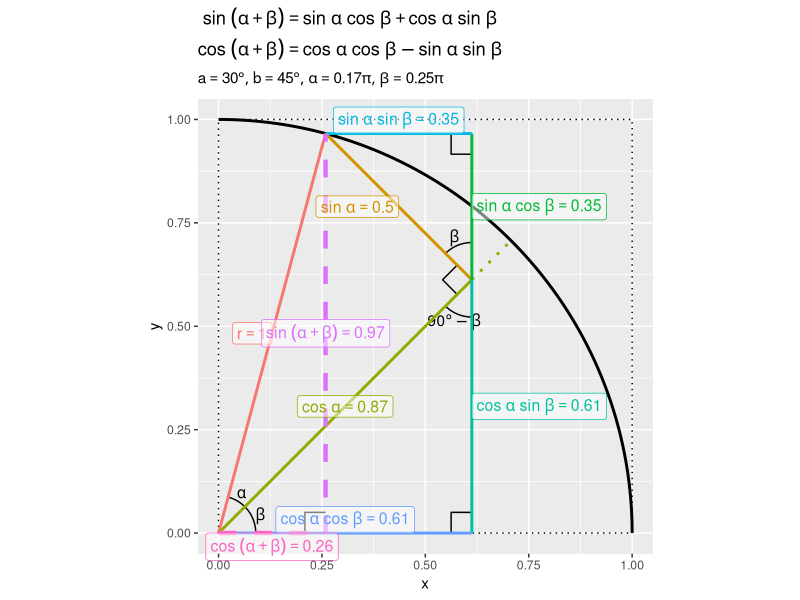

Recreate this plot in R.
## ---- chunk 1
knitr::opts_chunk$set(
  echo = TRUE, 
  message = FALSE, error = FALSE, warning = FALSE # メッセージを非表示
)
## ---- chunk 2
### 資料作成用:(チェック用)

# 利用パッケージ
library(ggplot2)
## ---- chunk 3
# 角度を指定
a <- 30
b <- 45

# ラジアンに変換
alpha <- a / 180 * pi
beta  <- b / 180 * pi
alpha; beta
## ---- chunk 4
# 単位円(の4分の1)の描画用
sector_df <- tibble::tibble(
  c = seq(from = 0, to = 90, by = 1), 
  theta = c / 180 * pi, 
  x = cos(theta), 
  y = sin(theta)
)
sector_df
## ---- chunk 5
# 単位正方形の描画用
square_df <- tibble::tibble(
  x = c(0, 0, 1, 1, 0), 
  y = c(0, 1, 1, 0, 0)
)
square_df
## ---- chunk 6
# 因子レベルを指定
fnc_level <- c(
  "r", "sin(a)", "cos(a)", 
  "sin(a) cos(b)", "cos(a) sin(b)", 
  "sin(a) sin(b)", "cos(a) cos(b)", 
  "sin(a+b)", "cos(a+b)"
)

# 辺の描画用
segment_df <- tibble::tribble(
  ~fnc,            ~type,    ~x_from,              ~y_from,              ~x_to,                ~y_to, 
  "r",             "main",   0,                    0,                    cos(alpha+beta),      sin(alpha+beta), 
  "sin(a)",        "main",   cos(alpha)*cos(beta), cos(alpha)*sin(beta), cos(alpha+beta),      sin(alpha+beta), 
  "cos(a)",        "main",   0,                    0,                    cos(alpha)*cos(beta), cos(alpha)*sin(beta), 
  "cos(a)",        "sub",    cos(alpha)*cos(beta), cos(alpha)*sin(beta), cos(beta),            sin(beta), 
  "sin(a) cos(b)", "main",   cos(alpha)*cos(beta), cos(alpha)*sin(beta), cos(alpha)*cos(beta), sin(alpha+beta), 
  "cos(a) sin(b)", "main",   cos(alpha)*cos(beta), 0,                    cos(alpha)*cos(beta), cos(alpha)*sin(beta), 
  "sin(a) sin(b)", "main",   cos(alpha+beta),      sin(alpha+beta),      cos(alpha)*cos(beta), sin(alpha+beta), 
  "cos(a) cos(b)", "main",   0,                    0,                    cos(alpha)*cos(beta), 0, 
  "sin(a+b)",      "target", cos(alpha+beta),      0,                    cos(alpha+beta),      sin(alpha+beta), 
  "cos(a+b)",      "target", 0,                    0,                    cos(alpha+beta),      0
) |> # 座標を格納
  dplyr::mutate(
    fnc = factor(fnc, levels = fnc_level) # 因子レベルを設定
  ) |> 
  dplyr::arrange(fnc) # 並びを統一
segment_df
## ---- chunk 7
# 関数名ラベルの描画用
segment_label_df <- segment_df |> 
  dplyr::filter(type %in% c("main", "target")) |> # 補助線を除去
  dplyr::group_by(fnc) |> # 中点の計算用
  dplyr::mutate(
    # 線分の中点に配置
    x = median(c(x_from, x_to)), 
    y = median(c(y_from, y_to))
  ) |> 
  dplyr::ungroup() |> 
  dplyr::select(fnc, x, y) |> 
  tibble::add_column(
    # ラベルが重ならないように調整
    h = c(1.0, 1.0, 0.5, 0.0, 0.0, 0.5, 0.5, 0.5, 0.5), 
    v = c(0.5, 0.5, 0.5, 0.5, 0.5, 0.0, 0.0, 0.5, 1.0), 
    # ラベルを作成
    fnc_label = c(
      "r==1", 
      paste0("sin~alpha==", round(sin(alpha), digits = 2)), 
      paste0("cos~alpha==", round(cos(alpha), digits = 2)), 
      paste0("sin~alpha ~ cos~beta==", round(sin(alpha)*cos(beta), digits = 2)), 
      paste0("cos~alpha ~ sin~beta==", round(cos(alpha)*sin(beta), digits = 2)), 
      paste0("sin~alpha ~ sin~beta==", round(sin(alpha)*sin(beta), digits = 2)), 
      paste0("cos~alpha ~ cos~beta==", round(cos(alpha)*cos(beta), digits = 2)), 
      paste0("sin~(alpha+beta)==", round(sin(alpha+beta), digits = 2)), 
      paste0("cos~(alpha+beta)==", round(cos(alpha+beta), digits = 2))
    )
  )
segment_label_df
## ---- chunk 8
# 直角マークの描画用
d <- 0.05
right_angle_df <- tibble::tibble(
  x = c(
    cos(alpha+beta), cos(alpha+beta)-d, cos(alpha+beta)-d, 
    cos(alpha)*cos(beta), cos(alpha)*cos(beta)-d, cos(alpha)*cos(beta)-d, 
    cos(alpha)*cos(beta)-d, cos(alpha)*cos(beta)-d, cos(alpha)*cos(beta), 
    cos(alpha)*cos(beta) + c(cos(beta+0.5*pi)*d, cos(beta+0.5*pi)*d+cos(beta+pi)*d, cos(beta+pi)*d)
  ), 
  y = c(
    d, d, 0, 
    d, d, 0, 
    sin(alpha+beta), sin(alpha+beta)-d, sin(alpha+beta)-d, 
    cos(alpha)*sin(beta) + c(sin(beta+0.5*pi)*d, sin(beta+0.5*pi)*d+sin(beta+pi)*d, sin(beta+pi)*d)
  ), 
  group = rep(1:4, each = 3) # 角ラベル
)
right_angle_df
## ---- chunk 9
# 角度マーク(扇形)の描画用
d <- 0.09
angle_df <- tibble::tibble(
  # 原点を中心としたときの角度
  c = c(
    seq(from = 0, to = b, by = 1), 
    seq(from = b, to = a+b, by = 1), 
    seq(from = 90, to = 90+b, by = 1), 
    seq(from = 180+b, to = 270, by = 1)
  ), # 角度
  theta = c / 180 * pi, # ラジアン
  group = c(
    rep("b1", times = length(seq(from = 0, to = b, by = 1))), 
    rep("a", times = length(seq(from = b, to = a+b, by = 1))), 
    rep("b2", times = length(seq(from = 90, to = 90+b, by = 1))), 
    rep("90-b", times = length(seq(from = 180+b, to = 270, by = 1)))
  ) |> # 角ラベル
    factor(levels = c("b1", "a", "b2", "90-b")), # 因子レベルを設定
  # 原点を中心としたときの座標
  x = cos(theta) * d, 
  y = sin(theta) * d
) |> 
  dplyr::mutate(
    # 角ごとに配置
    x = x + c(
      rep(0, times = length(seq(from = 0, to = b, by = 1))), 
      rep(0, times = length(seq(from = b, to = a+b, by = 1))), 
      rep(cos(alpha)*cos(beta), times = length(seq(from = 90, to = 90+b, by = 1))), 
      rep(cos(alpha)*cos(beta), times = length(seq(from = 180+b, to = 270, by = 1)))
    ), 
    y = y + c(
      rep(0, times = length(seq(from = 0, to = b, by = 1))), 
      rep(0, times = length(seq(from = b, to = a+b, by = 1))), 
      rep(cos(alpha)*sin(beta), times = length(seq(from = 90, to = 90+b, by = 1))), 
      rep(cos(alpha)*sin(beta), times = length(seq(from = 180+b, to = 270, by = 1)))
    )
  )
angle_df
## ---- chunk 10
# 角度ラベルの描画用
d <- 0.11
angle_label_df <- angle_df |> 
  dplyr::group_by(group) |> # 中点の計算用
  dplyr::summarise(
    # 角度の中点に配置
    c = median(c), .groups = "drop"
  ) |> 
  dplyr::mutate(
    # 原点を中心としたときの角度
    theta = c / 180 * pi, 
    label = c("beta", "alpha", "beta", "90*degree-beta"), # 角ラベル
    # 原点を中心としたときの座標
    x = cos(theta) * d, 
    y = sin(theta) * d, 
    # 角ごとに配置
    x = x + c(0, 0, cos(alpha)*cos(beta), cos(alpha)*cos(beta)), 
    y = y + c(0, 0, cos(alpha)*sin(beta), cos(alpha)*sin(beta))
  )
angle_label_df
## ---- chunk 11
# タイトル用のラベルを作成
title_label <- paste0(
  "atop(", 
  "sin~(alpha+beta) == sin~alpha ~ cos~beta + cos~alpha ~ sin~beta", 
  ", cos~(alpha+beta) == cos~alpha ~ cos~beta - sin~alpha ~ sin~beta", 
  ")"
)
ver_label <- paste0(
  "list(", 
  "a==", a, "*degree", ", b==", b, "*degree", 
  ", alpha==", round(a/180, 2), "*pi, beta==", round(b/180, 2), "*pi", 
  ")"
)

# 加法定理の可視化
ggplot() + 
  geom_path(data = sector_df, 
            mapping = aes(x = x, y = y), 
            size = 1) + # 単位円
  geom_path(data = square_df, 
            mapping = aes(x = x, y = y), 
            linetype = "dotted") + # 単位正方形
  geom_path(data = right_angle_df, 
            mapping = aes(x = x, y = y, group = group)) + # 直角マーク
  geom_path(data = angle_df, 
            mapping = aes(x = x, y = y, group = group)) + # 角度マーク
  geom_text(data = angle_label_df, 
            mapping = aes(x = x, y = y, label = label), parse = TRUE) + # 角度ラベル
  geom_segment(data = segment_df, 
               mapping = aes(x = x_from, y = y_from, xend = x_to, yend = y_to, 
                             color = fnc, size = type, linetype = type)) + # 関数の線分
  geom_label(data = segment_label_df, 
             mapping = aes(x = x, y = y, label = fnc_label, color = fnc, hjust = h, vjust = v), 
             parse = TRUE, alpha = 0.5, size = 4) + # 関数ラベル
  scale_size_manual(breaks = c("main", "sub", "target"), 
                    values = c(1, 1, 1.5)) + #  目的の線を強調
  scale_linetype_manual(breaks = c("main", "sub", "target"), 
                        values = c("solid", "dotted", "dashed")) + #  目的の線を強調
  theme(legend.position = "none") + # 凡例を非表示
  coord_fixed(ratio = 1, clip = "off") + # アスペクト比
  labs(title = parse(text = title_label), 
       subtitle = parse(text = ver_label), 
       x = "x", y = "y")
## ---- chunk 12
# フレーム数を指定
frame_num <- 61

# 角度として利用する値を指定:(a,αを変化させる場合)
a_vals <- seq(from = 0, to = 60, length.out = frame_num)
b_vals <- rep(30, times = frame_num)

# 角度として利用する値を指定:(b,βを変化させる場合)
#a_vals <- rep(30, times = frame_num)
#b_vals <- seq(from = 0, to = 60, length.out = frame_num)

# ラジアンに変換
alpha_vals <- a_vals / 180 * pi
beta_vals  <- b_vals / 180 * pi
head(a_vals); head(b_vals); head(alpha_vals); head(beta_vals)
## ---- chunk 13
# 辺の描画用
anim_segment_df <- tidyr::expand_grid(
  tibble::tibble(
    frame_i = 1:frame_num, # フレーム番号
    alpha = alpha_vals, 
    beta = beta_vals
  ), 
  tibble::tibble(
    fnc = c(
      "r", "sin(a)", "cos(a)", "cos(a)", 
      "sin(a) cos(b)", "sin(a) cos(b)", "cos(a) sin(b)", "cos(a) sin(b)", 
      "sin(a) sin(b)", "cos(a) cos(b)", 
      "sin(a+b)", "cos(a+b)"
    ) |> 
        factor(levels = fnc_level), # 因子レベルを設定
    type = c(
      "main", "main", "main", "sub", 
      "main", "sub", "main", "sub", 
      "main", "main", 
      "target", "target"
    )
  )
) |> # フレームごとに受け皿(行)を複製
  dplyr::group_by(frame_i) |> 
  dplyr::mutate(
    # 座標を計算
    x_from = c(
      0, cos(unique(alpha))*cos(unique(beta)), 0, cos(unique(alpha))*cos(unique(beta)), 
      cos(unique(alpha))*cos(unique(beta)), cos(unique(alpha))*cos(unique(beta)), cos(unique(alpha))*cos(unique(beta)), cos(unique(alpha))*cos(unique(beta)), 
      cos(unique(alpha)+unique(beta)), 0, 
      cos(unique(alpha)+unique(beta)), 0
    ), 
    y_from = c(
      0, cos(unique(alpha))*sin(unique(beta)), 0, cos(unique(alpha))*sin(unique(beta)), 
      cos(unique(alpha))*sin(unique(beta)), sin(unique(alpha)+unique(beta)), 0, 0, 
      sin(unique(alpha)+unique(beta)), 0, 
      0, 0
    ), 
    x_to = c(
      cos(unique(alpha)+unique(beta)), cos(unique(alpha)+unique(beta)), cos(unique(alpha))*cos(unique(beta)), cos(unique(beta)), 
      cos(unique(alpha))*cos(unique(beta)), cos(unique(alpha))*cos(unique(beta)), cos(unique(alpha))*cos(unique(beta)), cos(unique(alpha))*cos(unique(beta)), 
      cos(unique(alpha))*cos(unique(beta)), cos(unique(alpha))*cos(unique(beta)), 
      cos(unique(alpha)+unique(beta)), cos(unique(alpha)+unique(beta))
    ), 
    y_to = c(
      sin(unique(alpha)+unique(beta)), sin(unique(alpha)+unique(beta)), cos(unique(alpha))*sin(unique(beta)), sin(unique(beta)), 
      sin(unique(alpha)+unique(beta)), 1.1, cos(unique(alpha))*sin(unique(beta)), -0.1, 
      sin(unique(alpha)+unique(beta)), 0, 
      sin(unique(alpha)+unique(beta)), 0
    ), 
    # 変数ラベルを作成
    frame_label = paste0(
      "a=", a_vals[unique(frame_i)], "°, b=", b_vals[unique(frame_i)], "°", 
      ", α=", round(a_vals[unique(frame_i)]/180, 2), "π, β=", round(b_vals[unique(frame_i)]/180, 2), "π"
    ) |> 
      factor(
        levels = paste0(
          "a=", a_vals, "°, b=", b_vals, "°", 
          ", α=", round(a_vals/180, 2), "π, β=", round(b_vals/180, 2), "π"
        )
      ) # フレーム順序を設定
  ) |> 
  dplyr::ungroup() |> 
  dplyr::arrange(frame_i, fnc) # 並びを統一
anim_segment_df
## ---- chunk 14
# 関数名ラベルの描画用
anim_segment_label_df <- anim_segment_df |> 
  dplyr::filter(type %in% c("main", "target")) |> # 補助線を除去
  dplyr::group_by(frame_i, fnc) |> # 中点の計算用
  dplyr::mutate(
    # 線分の中点に配置
    x = median(c(x_from, x_to)), 
    y = median(c(y_from, y_to))
  ) |> 
  dplyr::select(frame_i, frame_label, fnc, alpha, beta, x, y) |> 
  dplyr::group_by(frame_i) |> 
  dplyr::mutate(
    # ラベルが重ならないように調整
    h = c(1.0, 1.0, 0.5, 0.0, 0.0, 0.5, 0.5, 0.5, 0.5), 
    v = c(0.5, 0.5, 0.5, 0.5, 0.5, 0.0, 0.0, 0.5, 1.0), 
    # ラベルを作成
    fnc_label = c(
      "r==1", 
      paste0("sin~alpha==", round(sin(unique(alpha)), digits = 2)), 
      paste0("cos~alpha==", round(cos(unique(alpha)), digits = 2)), 
      paste0("sin~alpha ~ cos~beta==", round(sin(unique(alpha))*cos(unique(beta)), digits = 2)), 
      paste0("cos~alpha ~ sin~beta==", round(cos(unique(alpha))*sin(unique(beta)), digits = 2)), 
      paste0("sin~alpha ~ sin~beta==", round(sin(unique(alpha))*sin(unique(beta)), digits = 2)), 
      paste0("cos~alpha ~ cos~beta==", round(cos(unique(alpha))*cos(unique(beta)), digits = 2)), 
      paste0("sin~(alpha+beta)==", round(sin(unique(alpha)+unique(beta)), digits = 2)), 
      paste0("cos~(alpha+beta)==", round(cos(unique(alpha)+unique(beta)), digits = 2))
    )
  ) |> 
  dplyr::ungroup() |> 
  dplyr::arrange(frame_i, fnc) # 並びを統一
anim_segment_label_df
## ---- chunk 15
# 直角マークの描画用
d <- 0.05
anim_right_angle_df <- tidyr::expand_grid(
  tibble::tibble(
    frame_i = 1:frame_num, # フレーム番号
    alpha = alpha_vals, 
    beta = beta_vals
  ), 
  group = rep(1:4, each = 3) # 角ラベル
) |> 
  dplyr::group_by(frame_i) |> # 値の作成用
  dplyr::mutate(
    x = c(
      cos(unique(alpha)+unique(beta)), cos(unique(alpha)+unique(beta))-d, cos(unique(alpha)+unique(beta))-d, 
      cos(unique(alpha))*cos(unique(beta)), cos(unique(alpha))*cos(unique(beta))-d, cos(unique(alpha))*cos(unique(beta))-d, 
      cos(unique(alpha))*cos(unique(beta))-d, cos(unique(alpha))*cos(unique(beta))-d, cos(unique(alpha))*cos(unique(beta)), 
      cos(unique(alpha))*cos(unique(beta)) + c(cos(unique(beta)+0.5*pi)*d, cos(unique(beta)+0.5*pi)*d+cos(unique(beta)+pi)*d, cos(unique(beta)+pi)*d)
    ), 
    y = c(
      d, d, 0, 
      d, d, 0, 
      sin(unique(alpha)+unique(beta)), sin(unique(alpha)+unique(beta))-d, sin(unique(alpha)+unique(beta))-d, 
      cos(unique(alpha))*sin(unique(beta)) + c(sin(unique(beta)+0.5*pi)*d, sin(unique(beta)+0.5*pi)*d+sin(unique(beta)+pi)*d, sin(unique(beta)+pi)*d)
    ), 
    # 変数ラベルを作成
    frame_label = paste0(
      "a=", a_vals[unique(frame_i)], "°, b=", b_vals[unique(frame_i)], "°", 
      ", α=", round(a_vals[unique(frame_i)]/180, 2), "π, β=", round(b_vals[unique(frame_i)]/180, 2), "π"
    ) |> 
      factor(
        levels = paste0(
          "a=", a_vals, "°, b=", b_vals, "°", 
          ", α=", round(a_vals/180, 2), "π, β=", round(b_vals/180, 2), "π"
        )
      ) # フレーム順序を設定
  ) |> 
  dplyr::ungroup()
anim_right_angle_df
## ---- chunk 16
# 角度マーク(扇形)の描画用
d <- 0.09
anim_angle_df <- tibble::tibble(
  frame_i = 1:frame_num, # フレーム番号
  a = a_vals, 
  b = b_vals, 
  alpha = alpha_vals, 
  beta = beta_vals
) |> 
  dplyr::group_by(frame_i, a, b, alpha, beta) |> # 値の作成用
  dplyr::summarise(
    # 原点を中心としたときの角度
    c = c(
      seq(from = 0, to = b, by = 1), 
      seq(from = b, to = a+b, by = 1), 
      seq(from = 90, to = 90+b, by = 1), 
      seq(from = 180+b, to = 270, by = 1)
    ), 
    .groups = "drop"
  ) |> 
  dplyr::group_by(frame_i) |> 
  dplyr::mutate(
    # 原点を中心としたときの角度
    theta = c / 180 * pi, 
    group = c(
      rep("b1", times = length(seq(from = 0, to = unique(b), by = 1))), 
      rep("a", times = length(seq(from = unique(b), to = unique(a)+unique(b), by = 1))), 
      rep("b2", times = length(seq(from = 90, to = 90+unique(b), by = 1))), 
      rep("90-b", times = length(seq(from = 180+unique(b), to = 270, by = 1)))
    ) |> # 角ラベル
      factor(levels = c("b1", "a", "b2", "90-b")), # 因子レベルを設定
    # 原点を中心としたときの座標
    x = cos(theta) * d, 
    y = sin(theta) * d, 
    # 角ごとに配置
    x = x + c(
      rep(0, times = length(seq(from = 0, to = unique(b), by = 1))), 
      rep(0, times = length(seq(from = unique(b), to = unique(a)+unique(b), by = 1))), 
      rep(cos(unique(alpha))*cos(unique(beta)), times = length(seq(from = 90, to = 90+unique(b), by = 1))), 
      rep(cos(unique(alpha))*cos(unique(beta)), times = length(seq(from = 180+unique(b), to = 270, by = 1)))
    ), 
    y = y + c(
      rep(0, times = length(seq(from = 0, to = unique(b), by = 1))), 
      rep(0, times = length(seq(from = unique(b), to = unique(a)+unique(b), by = 1))), 
      rep(cos(unique(alpha))*sin(unique(beta)), times = length(seq(from = 90, to = 90+unique(b), by = 1))), 
      rep(cos(unique(alpha))*sin(unique(beta)), times = length(seq(from = 180+unique(b), to = 270, by = 1)))
    ), 
    # 変数ラベルを作成
    frame_label = paste0(
      "a=", unique(a), "°, b=", unique(b), "°", 
      ", α=", round(a_vals[unique(frame_i)]/180, 2), "π, β=", round(b_vals[unique(frame_i)]/180, 2), "π"
    ) |> 
      factor(
        levels = paste0(
          "a=", a_vals, "°, b=", b_vals, "°", 
          ", α=", round(a_vals/180, 2), "π, β=", round(b_vals/180, 2), "π"
        )
      ) # フレーム順序を設定
  ) |> 
  dplyr::ungroup() |> 
  dplyr::arrange(frame_i, group) # 並びを統一
anim_angle_df
## ---- chunk 17
# 角度ラベルの描画用
d <- 0.11
anim_angle_label_df <- anim_angle_df |> 
  dplyr::group_by(frame_i, frame_label, alpha, beta, group) |> # 中点の計算用
  dplyr::summarise(
    # 角度の中点に配置
    c = median(c), .groups = "drop"
  ) |> 
  dplyr::mutate(
    # 原点を中心としたときの座標
    theta = c / 180 * pi, 
    x = cos(theta) * d, 
    y = sin(theta) * d
  ) |> 
  dplyr::group_by(frame_i) |> 
  dplyr::mutate(
    # 角ごとに配置
    x = x + c(0, 0, cos(unique(alpha))*cos(unique(beta)), cos(unique(alpha))*cos(unique(beta))), 
    y = y + c(0, 0, cos(unique(alpha))*sin(unique(beta)), cos(unique(alpha))*sin(unique(beta))), 
    label = c("beta", "alpha", "beta", "90*degree-beta") # 角ラベル
  ) |> 
  dplyr::ungroup()
anim_angle_label_df
## ---- chunk 18
# 加法定理の可視化アニメーションの作図
anim <- ggplot() + 
  geom_path(data = sector_df, 
            mapping = aes(x = x, y = y), 
            size = 1) + # 単位円
  geom_path(data = square_df, 
            mapping = aes(x = x, y = y), 
            linetype = "dotted") + # 単位正方形
  geom_path(data = anim_right_angle_df, 
            mapping = aes(x = x, y = y, group = group)) + # 直角マーク
  geom_path(data = anim_angle_df, 
            mapping = aes(x = x, y = y, group = group)) + # 角度マーク
  geom_text(data = anim_angle_label_df, 
            mapping = aes(x = x, y = y, label = label), parse = TRUE) + # 角度ラベル
  geom_segment(data = anim_segment_df, 
               mapping = aes(x = x_from, y = y_from, xend = x_to, yend = y_to, 
                             color = fnc, size = type, linetype = type)) + # 関数の線分
  geom_label(data = anim_segment_label_df, 
             mapping = aes(x = x, y = y, label = fnc_label, color = fnc, hjust = h, vjust = v), 
             parse = TRUE, alpha = 0.5, size = 4) + # 関数ラベル
  gganimate::transition_manual(frame = frame_label) + 
  scale_size_manual(breaks = c("main", "sub", "target"), 
                    values = c(1, 1, 1.5)) + #  目的の線を強調
  scale_linetype_manual(breaks = c("main", "sub", "target"), 
                        values = c("solid", "dotted", "dashed")) + #  目的の線を強調
  theme(legend.position = "none") + # 凡例を非表示
  coord_fixed(ratio = 1, clip = "off", xlim = c(0, 1), ylim = c(0, 1)) + # アスペクト比
  labs(title = parse(text = title_label), 
       subtitle = "{current_frame}")

# gif画像を作成
gganimate::animate(plot = anim, nframe = frame_num, fps = 10, width = 600, height = 600)
